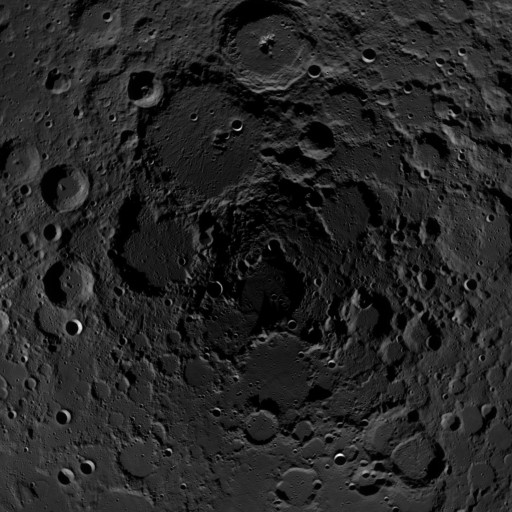
#> input picture far.jpg, 512 x 512 px, found by its file name
$ python add_checkerboard.py
#> lines starting #> are read from the running program, lines starting #| are printed output that depends on the picture; after the words box and inside, x2 and y2 are one past the last pixel; in counts of white or black regions, pixels touching at a corner belong together
import cv2
import numpy as np
import matplotlib.pyplot as plt
# Load and preprocess image

def add_checkerboard(image, center, size, width):
    #adds a checkerboard pattern to an existing image by changing the pixel coloring
    #center is the center location of the checkerboard
    #width is the number of pixels between checkboard squares
    #size is the size of each checkerboard square

    xc, yc = center.astype(int)
    xc_og = xc
    fill_white = np.array([255, 255, 255])
    fill_black = np.array([0, 0, 0])
    step = 1
    for j in range(0,width,step):
        xc = xc_og
        for i in range(0,width,step):
            if (i//step + j//step) % 2 == 0:
                image[yc-size//2:yc+size//2, xc-size//2:xc+size//2,:] = fill_black
            else:
                image[yc-size//2:yc+size//2, xc-size//2:xc+size//2,:] = fill_white
            xc += size*step
        yc+= size*step
    return image


image = cv2.imread('far.jpg')
#> image is the input picture: shape (512, 512, 3); min 0, max 255, mean 37.4
h,w,_= image.shape
#> h = 512; w = 512
center = (np.array([h,w]) // 2)
#> center = [256, 256]
print(center)
#| [256 256]
image = add_checkerboard(image, center, 11, 10)
#> after the loop in add_checkerboard, `for j in range(0,width,step):`:
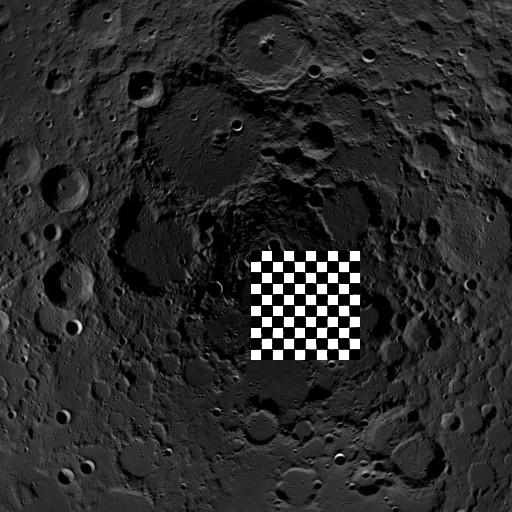
#> image: shape (512, 512, 3); 3.55% of pixels changed, all inside (x1, y1, x2, y2) = (251, 251, 360, 360)

pattern_size = (9,9)
gray = cv2.cvtColor(image, cv2.COLOR_BGR2GRAY)
ret, corners = cv2.findChessboardCorners(gray, pattern_size, None)
#> ret = True; corners = 81 rows, first 8: [260.8, 261], [271.8, 260.8], [282.8, 261.2], [293.7, 260.7], [304.9, 261.1], [316, 261], [327.2, 260.8], [337.9, 260.9]
print(corners)
#> (printed output is left out)
# Draw corners if found
if ret:
    cv2.drawChessboardCorners(image, pattern_size, corners, ret)
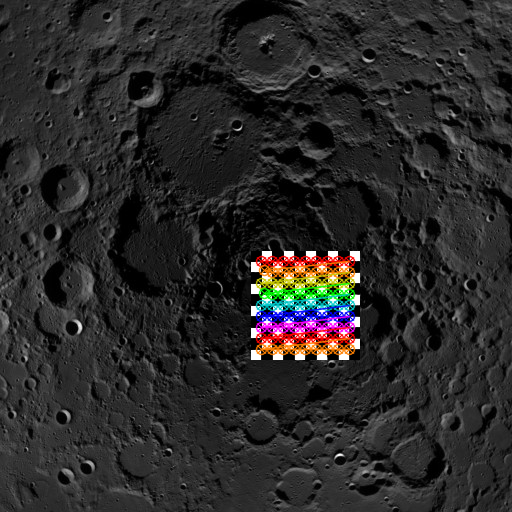
#> image: shape (512, 512, 3); 3.4% of pixels changed, all inside (x1, y1, x2, y2) = (255, 255, 356, 356)
    print("Checkerboard detected.")
else:
    print("Checkerboard not detected.")

# Show result
plt.imshow(cv2.cvtColor(image, cv2.COLOR_BGR2RGB))
plt.title('Checkerboard Detection')
plt.axis('off')
plt.show()


# # image[h/2,w/2,:] = np.array([0, 0, 255])


# cv2.imshow("Crater Detection (No Canny)", image)
# cv2.waitKey(0)
# cv2.destroyAllWindows()

$ run again, with near.jpg copied over far.jpg
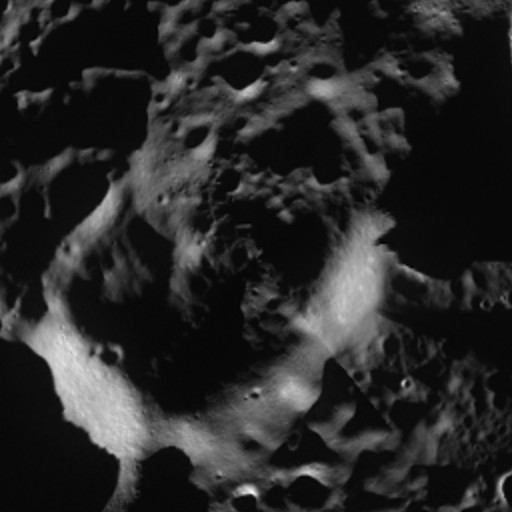
#> input picture near.jpg, 512 x 512 px, found by its file name
#> image is the input picture: shape (512, 512, 3); min 0, max 255, mean 41.1
#| [256 256]
#> after the loop in add_checkerboard, `for j in range(0,width,step):`:
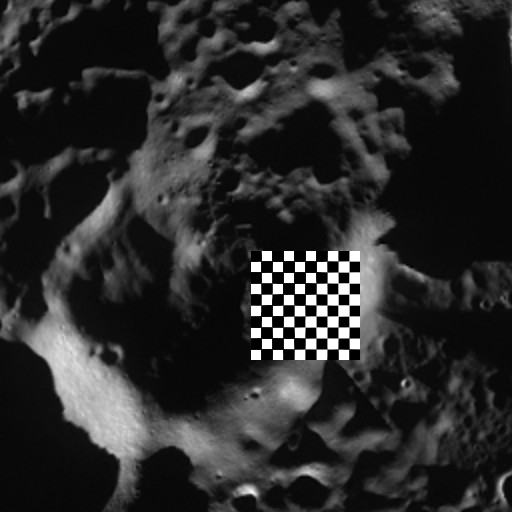
#> image: shape (512, 512, 3); 3.81% of pixels changed, all inside (x1, y1, x2, y2) = (251, 251, 360, 360)
#> ret = True; corners = 81 rows, first 8: [261, 261], [272, 261], [283, 261], [294, 261], [305, 261], [316, 261], [327, 261], [338, 261]
#> (printed output is left out)
#> `cv2.drawChessboardCorners(image, pattern_size, corners, ret)`:
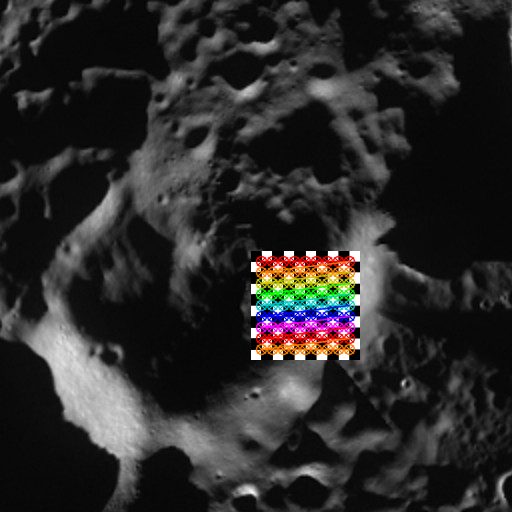
#> image: shape (512, 512, 3); 3.43% of pixels changed, all inside (x1, y1, x2, y2) = (255, 255, 356, 356)
